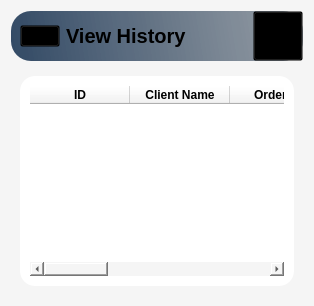
      <widget class="QWidget" name="ViewHistory_page">
       <property name="styleSheet">
        <string notr="true">*{
background-color:#f5f5f5;
}
#HeaderFrame_11{
background-color:qlineargradient(spread:pad,x1:0,y1:0.505682,x2:1,y2:0.477,stop:0 rgba(20,47,78,219),stop:1 rgba(85,98,112,150));
 border-radius: 20px;
}
#widget_18{
background-color:#fff;
 border-radius: 15px;
}
QPushButton,QLabel,#widget_75,#widget_76,#tableWidget_History{
background:transparent;
}
#accountBtn_12:hover{
background-color:#ececec;
 border-radius: 20px;
}</string>
       </property>
       <layout class="QVBoxLayout" name="verticalLayout_12">
        <item>
         <widget class="QWidget" name="widget_16" native="true">
          <layout class="QVBoxLayout" name="verticalLayout_13">
           <property name="leftMargin">
            <number>0</number>
           </property>
           <property name="topMargin">
            <number>0</number>
           </property>
           <property name="rightMargin">
            <number>0</number>
           </property>
           <property name="bottomMargin">
            <number>0</number>
           </property>
           <item alignment="Qt::AlignTop">
            <widget class="QWidget" name="HeaderFrame_11" native="true">
             <property name="autoFillBackground">
              <bool>false</bool>
             </property>
             <layout class="QHBoxLayout" name="horizontalLayout_87">
              <property name="spacing">
               <number>0</number>
              </property>
              <property name="leftMargin">
               <number>0</number>
              </property>
              <property name="topMargin">
               <number>0</number>
              </property>
              <property name="rightMargin">
               <number>0</number>
              </property>
              <property name="bottomMargin">
               <number>0</number>
              </property>
              <item alignment="Qt::AlignLeft">
               <widget class="QWidget" name="widget_75" native="true">
                <layout class="QHBoxLayout" name="horizontalLayout_88">
                 <property name="topMargin">
                  <number>0</number>
                 </property>
                 <property name="bottomMargin">
                  <number>0</number>
                 </property>
                 <item>
                  <widget class="QPushButton" name="menuBtn_12">
                   <property name="text">
                    <string/>
                   </property>
                   <property name="icon">
                    <iconset resource="Resource.qrc">
                     <normaloff>:/Black Icons/Graphics/featherBlack/menu.svg</normaloff>:/Black Icons/Graphics/featherBlack/menu.svg</iconset>
                   </property>
                   <property name="iconSize">
                    <size>
                     <width>24</width>
                     <height>24</height>
                    </size>
                   </property>
                  </widget>
                 </item>
                 <item>
                  <widget class="QLabel" name="appHeader_12">
                   <property name="font">
                    <font>
                     <pointsize>15</pointsize>
                     <weight>75</weight>
                     <bold>true</bold>
                    </font>
                   </property>
                   <property name="text">
                    <string>View History</string>
                   </property>
                  </widget>
                 </item>
                </layout>
               </widget>
              </item>
              <item>
               <widget class="QWidget" name="widget_76" native="true">
                <layout class="QHBoxLayout" name="horizontalLayout_89">
                 <property name="spacing">
                  <number>0</number>
                 </property>
                 <property name="leftMargin">
                  <number>0</number>
                 </property>
                 <property name="topMargin">
                  <number>0</number>
                 </property>
                 <property name="rightMargin">
                  <number>0</number>
                 </property>
                 <property name="bottomMargin">
                  <number>0</number>
                 </property>
                 <item alignment="Qt::AlignRight">
                  <widget class="QPushButton" name="accountBtn_12">
                   <property name="minimumSize">
                    <size>
                     <width>50</width>
                     <height>50</height>
                    </size>
                   </property>
                   <property name="text">
                    <string/>
                   </property>
                   <property name="icon">
                    <iconset resource="Resource.qrc">
                     <normaloff>:/Black Icons/Graphics/featherBlack/user.svg</normaloff>:/Black Icons/Graphics/featherBlack/user.svg</iconset>
                   </property>
                   <property name="iconSize">
                    <size>
                     <width>32</width>
                     <height>32</height>
                    </size>
                   </property>
                  </widget>
                 </item>
                </layout>
               </widget>
              </item>
             </layout>
            </widget>
           </item>
           <item>
            <widget class="QWidget" name="widget_17" native="true">
             <layout class="QVBoxLayout" name="verticalLayout_16">
              <item>
               <widget class="QWidget" name="widget_18" native="true">
                <layout class="QVBoxLayout" name="verticalLayout_17">
                 <item>
                  <widget class="QTableWidget" name="tableWidget_History">
                   <property name="alternatingRowColors">
                    <bool>true</bool>
                   </property>
                   <property name="gridStyle">
                    <enum>Qt::DashDotLine</enum>
                   </property>
                   <property name="rowCount">
                    <number>0</number>
                   </property>
                   <property name="columnCount">
                    <number>7</number>
                   </property>
                   <attribute name="horizontalHeaderStretchLastSection">
                    <bool>true</bool>
                   </attribute>
                   <column>
                    <property name="text">
                     <string>ID</string>
                    </property>
                    <property name="font">
                     <font>
                      <weight>75</weight>
                      <bold>true</bold>
                     </font>
                    </property>
                   </column>
                   <column>
                    <property name="text">
                     <string>Client Name</string>
                    </property>
                    <property name="font">
                     <font>
                      <weight>75</weight>
                      <bold>true</bold>
                     </font>
                    </property>
                   </column>
                   <column>
                    <property name="text">
                     <string>Order No</string>
                    </property>
                    <property name="font">
                     <font>
                      <weight>75</weight>
                      <bold>true</bold>
                     </font>
                    </property>
                   </column>
                   <column>
                    <property name="text">
                     <string>Delivered Date </string>
                    </property>
                    <property name="font">
                     <font>
                      <weight>75</weight>
                      <bold>true</bold>
                     </font>
                    </property>
                   </column>
                   <column>
                    <property name="text">
                     <string>Location</string>
                    </property>
                    <property name="font">
                     <font>
                      <weight>75</weight>
                      <bold>true</bold>
                     </font>
                    </property>
                   </column>
                   <column>
                    <property name="text">
                     <string>Status</string>
                    </property>
                    <property name="font">
                     <font>
                      <weight>75</weight>
                      <bold>true</bold>
                     </font>
                    </property>
                   </column>
                   <column>
                    <property name="text">
                     <string>Amont</string>
                    </property>
                    <property name="font">
                     <font>
                      <weight>75</weight>
                      <bold>true</bold>
                     </font>
                    </property>
                   </column>
                  </widget>
                 </item>
                </layout>
               </widget>
              </item>
             </layout>
            </widget>
           </item>
          </layout>
         </widget>
        </item>
       </layout>
      </widget>
